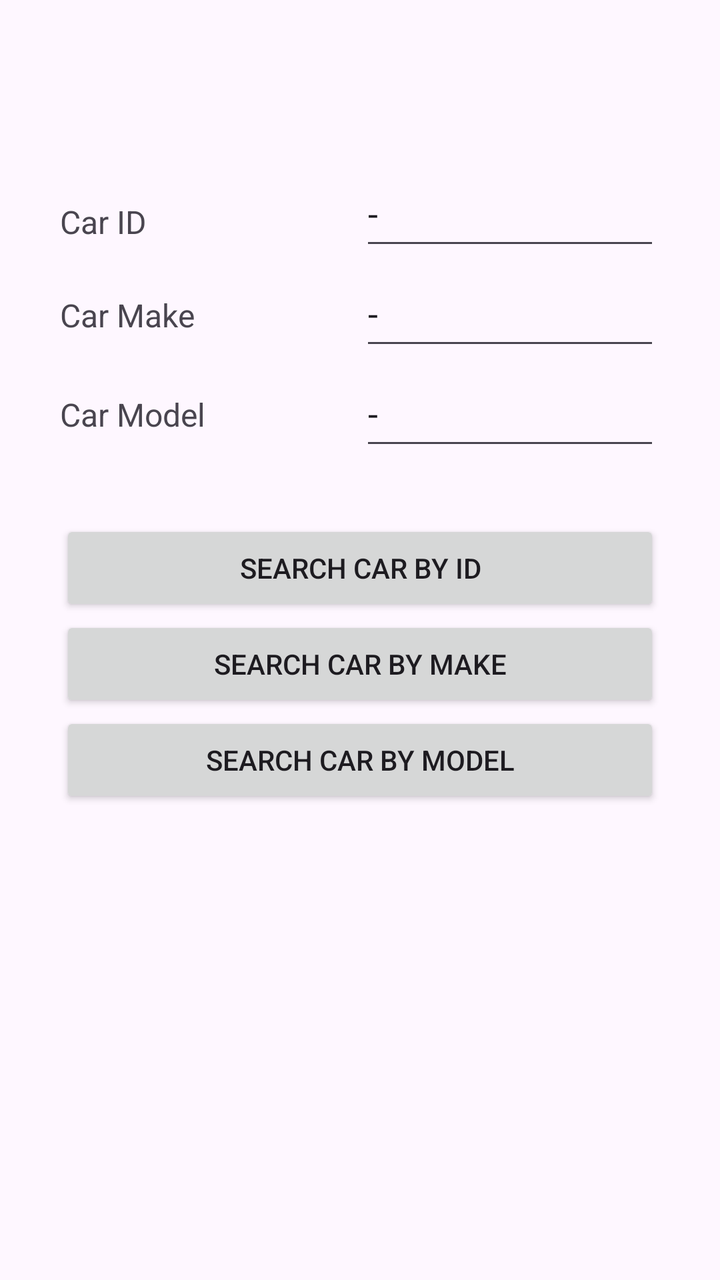
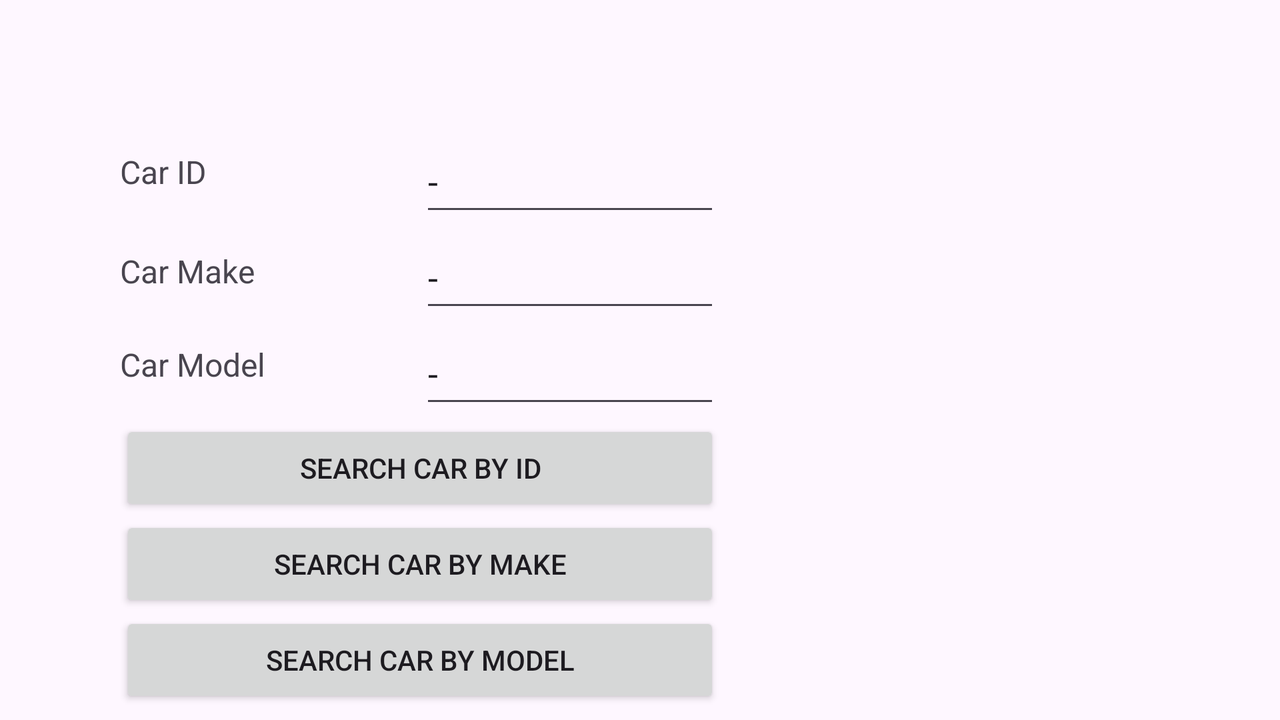

First picture: res/layout/ on a phone held upright. Second picture: the repository's own variant of that layout, on a device whose configuration matches the variant's folder. Source for both follows.
<!-- AndroidManifest.xml: application theme Theme.CarRentalProject -->
<!-- res/layout/fragment_search_car.xml -->
<?xml version="1.0" encoding="utf-8"?>
<FrameLayout xmlns:android="http://schemas.android.com/apk/res/android"
    android:layout_width="match_parent"
    android:layout_height="match_parent"
    xmlns:tools="http://schemas.android.com/tools"
    xmlns:app="http://schemas.android.com/apk/res-auto"
    tools:context="SearchCarFragment">

    
    <LinearLayout
        android:layout_width="300dp"
        android:layout_height="600dp"
        android:layout_gravity="center_horizontal"
        android:layout_marginTop="80dp"
        android:orientation="vertical">

        <LinearLayout
            android:id="@+id/linearLayout_horizontal_car"
            android:layout_width="match_parent"
            android:layout_height="180dp"
            android:orientation="horizontal">

            <LinearLayout
                android:layout_width="150dp"
                android:layout_height="match_parent"
                android:orientation="vertical">

                <TextView
                    android:id="@+id/lblSearchCarId_textView"
                    android:layout_width="match_parent"
                    android:layout_height="wrap_content"
                    android:layout_marginTop="20dp"
                    android:text="@string/lblSearchCarId_textView"
                    android:textSize="16sp" />

                <TextView
                    android:id="@+id/lblSearchCarMake_textView"
                    android:layout_width="match_parent"
                    android:layout_height="wrap_content"
                    android:layout_marginTop="25dp"
                    android:text="@string/lblSearchCarMake_textView"
                    android:textSize="16sp" />

                <TextView
                    android:id="@+id/lblSearchCarModel_textView"
                    android:layout_width="match_parent"
                    android:layout_height="wrap_content"
                    android:layout_marginTop="28dp"
                    android:text="@string/lblSearchCarModel_textView"
                    android:textSize="16sp" />

            </LinearLayout>

            <LinearLayout
                android:layout_width="match_parent"
                android:layout_height="match_parent"
                android:orientation="vertical">

                <EditText
                    android:id="@+id/searchCarId_editText"
                    android:layout_width="match_parent"
                    android:layout_height="50dp"
                    android:ems="10"
                    android:inputType="text"
                    android:text="@string/searchCarId_editText" />

                <EditText
                    android:id="@+id/searchCarMake_editText"
                    android:layout_width="match_parent"
                    android:layout_height="50dp"
                    android:ems="10"
                    android:inputType="text"
                    android:text="@string/searchCarMake_editText" />

                <EditText
                    android:id="@+id/searchCarModel_editText"
                    android:layout_width="match_parent"
                    android:layout_height="50dp"
                    android:ems="10"
                    android:inputType="text"
                    android:text="@string/searchCarModel_editText" />

            </LinearLayout>
        </LinearLayout>

        <Button
            android:id="@+id/searchCarById_button"
            android:layout_width="match_parent"
            android:layout_height="wrap_content"
            android:text="@string/searchCarById_button"
            app:layout_constraintEnd_toEndOf="@+id/linearLayout_horizontal_car"
            app:layout_constraintStart_toStartOf="@+id/linearLayout_horizontal_car"
            app:layout_constraintTop_toBottomOf="@+id/linearLayout_horizontal_car" />

        <Button
            android:id="@+id/searchCarByMake_button"
            android:layout_width="match_parent"
            android:layout_height="wrap_content"
            android:text="@string/searchCarByMake_button"
            app:layout_constraintEnd_toEndOf="@+id/searchCarById_button"
            app:layout_constraintStart_toStartOf="@+id/searchCarById_button"
            app:layout_constraintTop_toBottomOf="@+id/searchCarById_button" />

        <Button
            android:id="@+id/searchCarByModel_button"
            android:layout_width="match_parent"
            android:layout_height="wrap_content"
            android:text="@string/searchCarByModel_button"
            app:layout_constraintEnd_toEndOf="@+id/searchCarByMake_button"
            app:layout_constraintStart_toStartOf="@+id/searchCarByMake_button"
            app:layout_constraintTop_toBottomOf="@+id/searchCarByMake_button" />

        <ScrollView
            android:id="@+id/searchList_scrollView"
            android:layout_width="match_parent"
            android:layout_height="192dp"
            android:layout_marginTop="10dp"
            app:layout_constraintEnd_toEndOf="@+id/searchCarByModel_button"
            app:layout_constraintStart_toStartOf="@+id/searchCarByModel_button"
            app:layout_constraintTop_toBottomOf="@+id/searchCarByModel_button">

            <TextView
                android:id="@+id/searchData_textView"
                android:layout_width="match_parent"
                android:layout_height="wrap_content"
                android:text="@string/carData_textView" />
        </ScrollView>
    </LinearLayout>


</FrameLayout>
<!-- resources referenced by this layout -->
<resources>
  <string name="carData_textView" />
  <string name="lblSearchCarId_textView">Car ID</string>
  <string name="lblSearchCarMake_textView">Car Make</string>
  <string name="lblSearchCarModel_textView">Car Model</string>
  <string name="searchCarById_button">Search Car By ID</string>
  <string name="searchCarByMake_button">Search Car By Make</string>
  <string name="searchCarByModel_button">Search Car By Model</string>
  <string name="searchCarId_editText">-</string>
  <string name="searchCarMake_editText">-</string>
  <string name="searchCarModel_editText">-</string>
  <style name="Theme.CarRentalProject" parent="Base.Theme.CarRentalProject" />
  <style name="Base.Theme.CarRentalProject" parent="Theme.Material3.DayNight.NoActionBar">
          
          
      </style>
</resources>
<!-- res/layout-land/fragment_search_car.xml (the author's variant of the layout above) -->
<!-- drawn on the phone turned sideways -->
<?xml version="1.0" encoding="utf-8"?>
<FrameLayout xmlns:android="http://schemas.android.com/apk/res/android"
    android:layout_width="match_parent"
    android:layout_height="match_parent"
    xmlns:tools="http://schemas.android.com/tools"
    xmlns:app="http://schemas.android.com/apk/res-auto"
    tools:context="SearchCarFragment">

    
    <LinearLayout
        android:id="@+id/linearLayout_1"
        android:layout_width="300dp"
        android:layout_height="350dp"
        android:layout_gravity="left|center_horizontal"
        android:layout_marginTop="65dp"
        android:layout_marginStart="60dp"
        android:orientation="vertical">

        <LinearLayout
            android:id="@+id/linearLayout_horizontal_car"
            android:layout_width="match_parent"
            android:layout_height="140dp"
            android:orientation="horizontal">

            <LinearLayout
                android:layout_width="150dp"
                android:layout_height="150dp"
                android:orientation="vertical">

                <TextView
                    android:id="@+id/lblSearchCarId_textView"
                    android:layout_width="match_parent"
                    android:layout_height="wrap_content"
                    android:layout_marginTop="10dp"
                    android:text="@string/lblSearchCarId_textView"
                    android:textSize="16sp" />

                <TextView
                    android:id="@+id/lblSearchCarMake_textView"
                    android:layout_width="match_parent"
                    android:layout_height="wrap_content"
                    android:layout_marginTop="28dp"
                    android:text="@string/lblSearchCarMake_textView"
                    android:textSize="16sp" />

                <TextView
                    android:id="@+id/lblSearchCarModel_textView"
                    android:layout_width="match_parent"
                    android:layout_height="wrap_content"
                    android:layout_marginTop="25dp"
                    android:text="@string/lblSearchCarModel_textView"
                    android:textSize="16sp" />

            </LinearLayout>

            <LinearLayout
                android:layout_width="match_parent"
                android:layout_height="140dp"
                android:orientation="vertical">

                <EditText
                    android:id="@+id/searchCarId_editText"
                    android:layout_width="match_parent"
                    android:layout_height="48dp"
                    android:ems="10"
                    android:inputType="text"
                    android:text="@string/searchCarId_editText" />

                <EditText
                    android:id="@+id/searchCarMake_editText"
                    android:layout_width="match_parent"
                    android:layout_height="48dp"
                    android:ems="10"
                    android:inputType="text"
                    android:text="@string/searchCarMake_editText" />

                <EditText
                    android:id="@+id/searchCarModel_editText"
                    android:layout_width="match_parent"
                    android:layout_height="48dp"
                    android:ems="10"
                    android:inputType="text"
                    android:text="@string/searchCarModel_editText" />
            </LinearLayout>
        </LinearLayout>

        <LinearLayout
            android:layout_width="match_parent"
            android:layout_height="match_parent"
            android:orientation="vertical">

            <Button
                android:id="@+id/searchCarById_button"
                android:layout_width="match_parent"
                android:layout_height="wrap_content"
                android:text="@string/searchCarById_button"
                android:layout_marginTop="5dp"
                app:layout_constraintEnd_toEndOf="@+id/linearLayout_horizontal_car"
                app:layout_constraintStart_toStartOf="@+id/linearLayout_horizontal_car"
                app:layout_constraintTop_toBottomOf="@+id/linearLayout_horizontal_car" />

            <Button
                android:id="@+id/searchCarByMake_button"
                android:layout_width="match_parent"
                android:layout_height="wrap_content"
                android:text="@string/searchCarByMake_button"
                app:layout_constraintEnd_toEndOf="@+id/searchCarById_button"
                app:layout_constraintStart_toStartOf="@+id/searchCarById_button"
                app:layout_constraintTop_toBottomOf="@+id/searchCarById_button" />

            <Button
                android:id="@+id/searchCarByModel_button"
                android:layout_width="match_parent"
                android:layout_height="wrap_content"
                android:text="@string/searchCarByModel_button"
                app:layout_constraintEnd_toEndOf="@+id/searchCarByMake_button"
                app:layout_constraintStart_toStartOf="@+id/searchCarByMake_button"
                app:layout_constraintTop_toBottomOf="@+id/searchCarByMake_button" />
        </LinearLayout>
    </LinearLayout>

    <LinearLayout
        android:layout_width="250dp"
        android:layout_height="300dp"
        android:layout_gravity="right|center_horizontal"
        android:layout_marginStart="10dp"
        android:layout_marginTop="80dp"
        android:layout_marginEnd="70dp"
        android:orientation="vertical">

        <ScrollView
            android:id="@+id/searchList_scrollView"
            android:layout_width="match_parent"
            android:layout_height="287dp"
            android:layout_marginTop="10dp"
            app:layout_constraintEnd_toEndOf="@+id/linearLayout_1"
            app:layout_constraintStart_toStartOf="@+id/linearLayout_1"
            app:layout_constraintTop_toBottomOf="@+id/linearLayout_1">

            <TextView
                android:id="@+id/searchData_textView"
                android:layout_width="match_parent"
                android:layout_height="wrap_content"
                android:text="@string/searchData_textView" />
        </ScrollView>
    </LinearLayout>


</FrameLayout>
<!-- resources referenced by the variant -->
<!-- as the phone turned sideways resolves them -->
<resources>
  <string name="lblSearchCarId_textView">Car ID</string>
  <string name="lblSearchCarMake_textView">Car Make</string>
  <string name="lblSearchCarModel_textView">Car Model</string>
  <string name="searchCarById_button">Search Car By ID</string>
  <string name="searchCarByMake_button">Search Car By Make</string>
  <string name="searchCarByModel_button">Search Car By Model</string>
  <string name="searchCarId_editText">-</string>
  <string name="searchCarMake_editText">-</string>
  <string name="searchCarModel_editText">-</string>
  <string name="searchData_textView" />
  <style name="Theme.CarRentalProject" parent="Base.Theme.CarRentalProject" />
  <style name="Base.Theme.CarRentalProject" parent="Theme.Material3.DayNight.NoActionBar">
          
          
      </style>
</resources>
